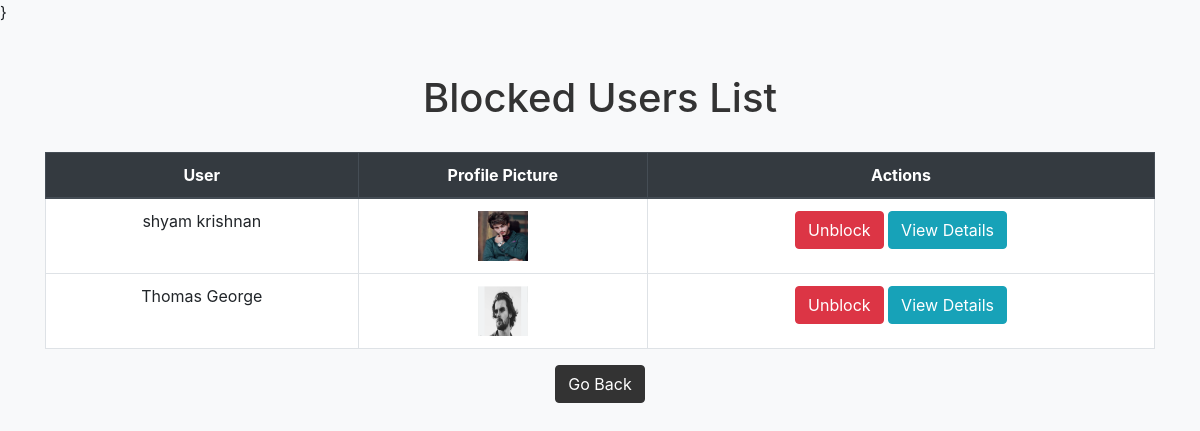
Screenshot of /matrimony/blocked_users/ (signed in) with the database file from the repository.
### matrimony/models.py (models this page shows, shortened)
class BlockedUser(models.Model):
    user = models.ForeignKey(User, on_delete=models.CASCADE, related_name='blocked_users')
    blocked_user = models.ForeignKey(User, on_delete=models.CASCADE, related_name='blocked_by')
    blocked_user_details = models.ForeignKey('PersonalDetails', on_delete=models.CASCADE)

class PersonalDetails(models.Model):
    user = models.OneToOneField(User, on_delete=models.CASCADE)  # Create a one-to-one relationship with the User model
    first_name = models.CharField(max_length=100)
    middle_name = models.CharField(max_length=100,blank=True, null=True)
    last_name = models.CharField(max_length=100)
    gender = models.CharField(max_length=10)
    birth_place = models.CharField(max_length=100)
    address = models.CharField(max_length=100)
    date_of_birth = models.DateField()
    blood_group = models.CharField(max_length=10)
    phone_number = models.CharField(max_length=15,unique=True)
    profile_image = models.ImageField(upload_to='profile_images/', blank=True, null=True)  # Define the profile image field
    mother_tongue = models.CharField(max_length=100)
    religion = models.CharField(max_length=100)
    sector = models.CharField(max_length=100)
    perso_fill = models.BooleanField(default=False)
    marital_status = models.CharField(max_length=100)
    about_you = models.TextField(blank=True)
    aadhar_card = models.FileField(upload_to='aadhar_cards/', blank=True, null=True)
    aadhar_valid = models.BooleanField(default=True)
    hobbies = models.ManyToManyField(Hobby, blank=True,null=True)

### matrimony/views.py (the view)
# urls.py: path('blocked_users/', views.blocked_users_list, name='blocked_users_list'),
def blocked_users_list(request):
    current_user = request.user
    blocked_users = BlockedUser.objects.filter(user=current_user)
    return render(request, 'matrimony/blocked_users_list.html', {'blocked_users': blocked_users})

### matrimony/templates/matrimony/blocked_users_list.html (shortened to what this page needs)
{% load static %}}
<!DOCTYPE html>
<html lang="en">
<head>
    <link rel="stylesheet" href="https://maxcdn.bootstrapcdn.com/bootstrap/4.5.2/css/bootstrap.min.css">
</head>
<body>
<div class="container">
    <h1>Blocked Users List</h1>
    <div class="row">
        <div class="col-md-12">
            <table class="table table-bordered">
                <thead class="thead-dark">
                    <tr>
                        <th>User</th>
                        <th>Profile Picture</th>
                        <th>Actions</th>
                    </tr>
                </thead>
                <tbody>
                                    {% for blocked_user in blocked_users %}
                                        <tr>
                                            <td>{{ blocked_user.blocked_user_details.first_name }} {{ blocked_user.blocked_user_details.last_name }}</td>
                                            <td>
                                                {% if blocked_user.blocked_user_details.profile_image %}
                                                    <img src="{{ blocked_user.blocked_user_details.profile_image.url }}" alt="Profile Picture" width="50" height="50">
                                                {% else %}
                                                    <img src="{% static '/nodp/no.jpg' %}" alt="Default Profile Picture" width="50" height="50">
                                                {% endif %}
                                            </td>
                                            <td>
                                                <a href="{% url 'matrimony:unblock_user' blocked_user.blocked_user_details.user.id %}" class="btn btn-danger">Unblock</a>
                                                <a href="{% url 'matrimony:user_detail' blocked_user.blocked_user_details.user.id %}" class="btn btn-info">View Details</a>
                                            </td>
                                        </tr>
                                    {% empty %}
                                        <tr>
                                            <td colspan="4">No users are currently blocked.</td>
                                        </tr>
                                    {% endfor %}
                </tbody>
            </table>
            <div class="center-button">
                <a href="{% url 'matrimony:myprofile' %}" class="btn btn-primary btn-back">Go Back</a>
            </div>
        </div>
    </div>
</div>
</body>
</html>

### matrimony/templates/matrimony/blocked_users_list.html (style rules this page uses)
body { background-color: #f8f9fa; }
.container { margin-top: 50px; }
h1 { text-align: center; margin-bottom: 30px; color: #333; }
table { background-color: #fff; }
th, td { text-align: center; }
.btn-back { margin-bottom: 20px; }
.btn-danger { background-color: #dc3545; border-color: #dc3545; }
.center-button { text-align: center; }
.btn-back { background-color: #333; color: #fff; border-color: #333; }

### rows the page displays
BlockedUser: blocked_user_details.first_name "shyam", blocked_user_details.last_name "krishnan", blocked_user_details.profile_image (picture)
BlockedUser: blocked_user_details.first_name "Thomas", blocked_user_details.last_name "George", blocked_user_details.profile_image (picture)
